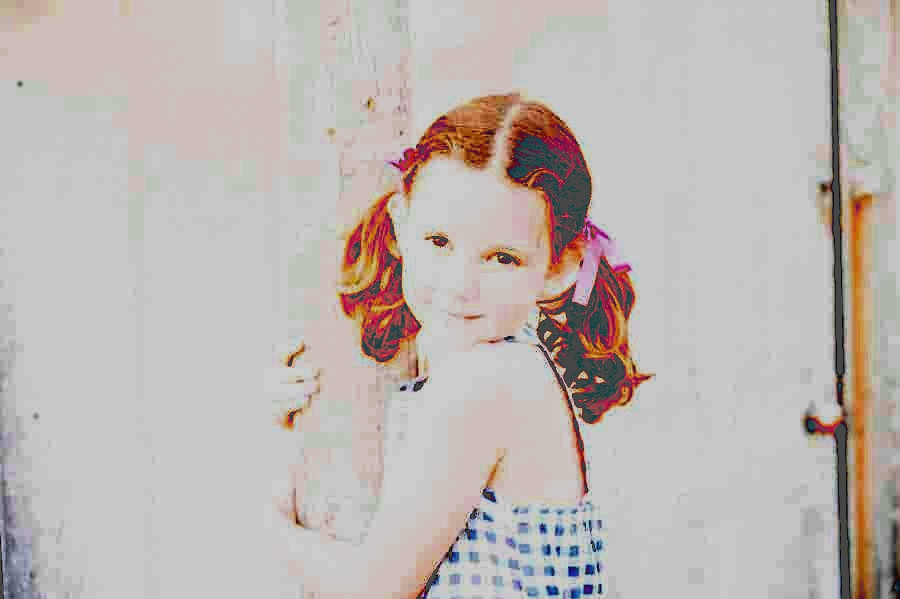
#> input picture imagens/overexposure_EDITrgb.jpg, 900 x 599 px, given in place of underexposure.jpg, which was not available
$ python dados_das_imagens.py
#> lines starting #> are read from the running program, lines starting #| are printed output that depends on the picture; long printed decimals are rounded; pictures that were not available may be replaced by others from this repository, and a replacement may not be noted
# Atividade feita seguindo instruções e o nome dado pela faculdade para cada imagem.

import cv2
import matplotlib.pyplot as plt

# Importando imagens ----------------------------->>>>>
IMAGE_PATH_ONE = "imagens/underexposure.jpg"
IMAGE_PATH_TWO = "imagens/overexposure.jpg"

img1 = cv2.imread(IMAGE_PATH_ONE)
#> img1 is the input picture: shape (599, 900, 3); mean B, G, R 178.9, 182.5, 190.1
img2 = cv2.imread(IMAGE_PATH_TWO)
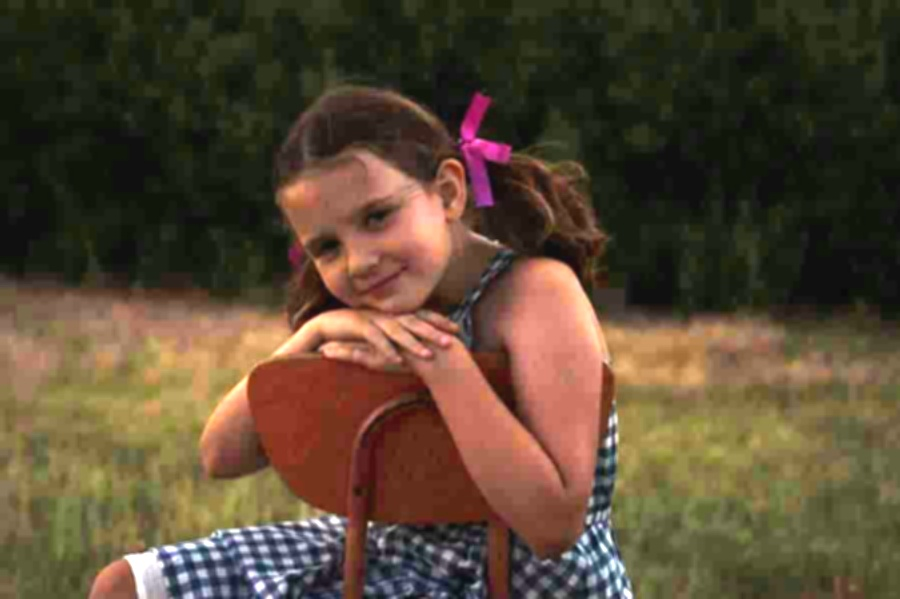
#> input picture imagens/underexposure_EDITrgb.jpg, 900 x 599 px, given in place of overexposure.jpg, which was not available
#> img2 is the input picture: shape (599, 900, 3); mean B, G, R 52.1, 72.7, 89.9


# Primeira imagem - Underexposure ----------------------------->>>>>

# Para RGB:
img_rgb1 = cv2.cvtColor(img1, cv2.COLOR_BGR2RGB)

# Salvando primeira imagem em RGB:
output_path = 'imagens/underexposure_rgb.jpg'
cv2.imwrite(output_path, img_rgb1)

# Criar a figura e os subplots:
fig1, axs1 = plt.subplots(2, 2, figsize=(10, 10))

# Exibição da primeira imagem RGB no subplot (0, 0):
axs1[0, 0].imshow(img_rgb1)
axs1[0, 0].set_title('Underexposure - RGB')
plt.subplot(2, 2, 1)

# Para Gray Scale:
img_gray1 = cv2.cvtColor(img1, cv2.COLOR_BGR2GRAY)
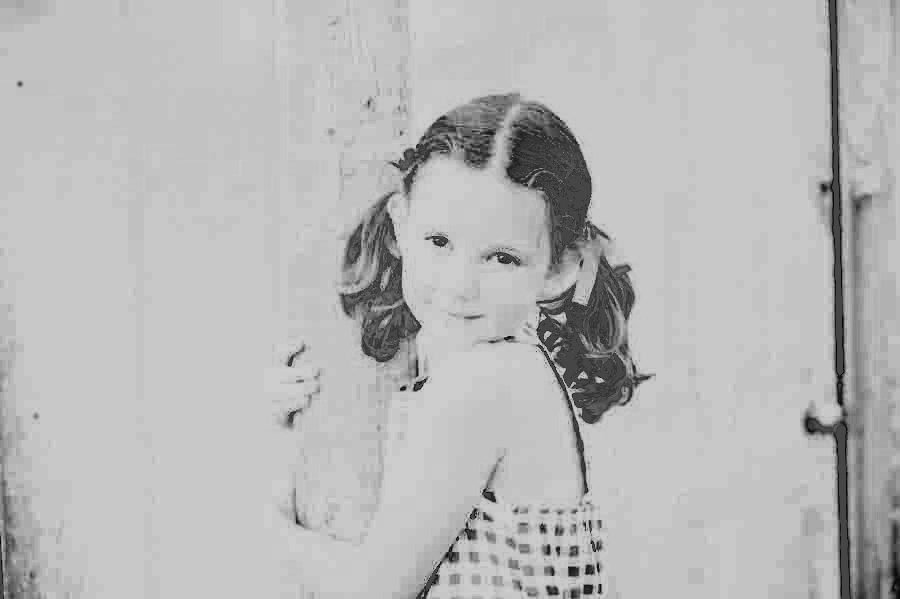
#> img_gray1: shape (599, 900); min 0, max 208, mean 184.3

# Exibição da primeira imagem GRAY no subplot (0, 1)
axs1[0, 1].imshow(img_gray1, cmap='gray')
axs1[0, 1].set_title('Underexposure - Grayscale')
plt.subplot(2, 2, 3)

# Salvando primeira imagem em GRAY:
output_path = 'imagens/underexposure_gray.jpg'
cv2.imwrite(output_path, img_gray1)

# Dados da imagem ----------------------------->>>>>
print("Imagem 1:")

# Média de iluminância:
imagem_cinza1 = img_gray1.mean()
#> imagem_cinza1 = 184.3
print("Média de iluminância/nível de cinza: ", imagem_cinza1)
#| Média de iluminância/nível de cinza:  184.343

# Quantidade de pixels:
height1, width1, channels = img1.shape
#> height1 = 599; width1 = 900; channels = 3
pixel_count1 = width1 * height1
#> pixel_count1 = 539100
print("Quantidade de pixels: ", pixel_count1, "Tamanho da imagem: ", width1, "X", height1)
#| Quantidade de pixels:  539100 Tamanho da imagem:  900 X 599

# Calcular o histograma:
range_hist = [0, 256]
hist1, bins1, _ = plt.hist(img_gray1.ravel(), bins=width1, range=range_hist)
#> hist1 = 900 values, max 197220 at index 703, min 0 at index 1, mean 599; bins1 = 901 values from 0 to 256

# Exibir o histograma no subplot (1, 0):
axs1[1, 0].plot(bins1[:-1], hist1)
axs1[1, 0].set_xlabel('Níveis de Cinza')
axs1[1, 0].set_ylabel('Contagem')
axs1[1, 0].set_title('Histograma da imagem 1')

# Remover os eixos dos subplots vazios
axs1[1, 1].axis('off')

# Ajustar o layout dos subplots
plt.tight_layout()


#Segunda imagem - Overexposure ----------------------------->>>>>

# Para RGB:
img_rgb2 = cv2.cvtColor(img2, cv2.COLOR_BGR2RGB)

# Salvando segunda imagem em RGB:
output_path = 'imagens/overexposure_rgb.jpg'
cv2.imwrite(output_path, img_rgb2)

# Criar a figura e os subplots:
fig2, axs2 = plt.subplots(2, 2, figsize=(10, 10))

# Exibição da segunda imagem RGB no subplot (0, 0):
axs2[0, 0].imshow(img_rgb2)
axs2[0, 0].set_title('Overexposure - RGB')
plt.subplot(2, 2, 1)

# Para Gray Scale:
img_gray2 = cv2.cvtColor(img2, cv2.COLOR_BGR2GRAY)
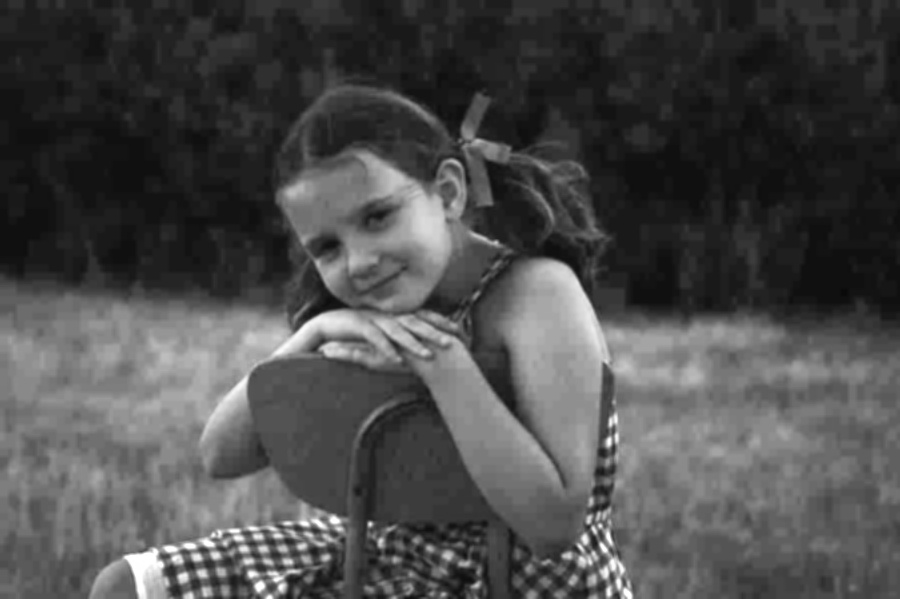
#> img_gray2: shape (599, 900); min 9, max 255, mean 75.6

# Exibição da segunda imagem GRAY no subplot (0, 1):
axs2[0, 1].imshow(img_gray2, cmap='gray')
axs2[0, 1].set_title('Overexposure - Grayscale')
plt.subplot(2, 2, 3)

# Salvando segunda imagem em GRAY:
output_path = 'imagens/overexposure_gray.jpg'
cv2.imwrite(output_path, img_gray2)

# Dados da imagem ----------------------------->>>>>
print("Imagem 2:")

# Média de iluminância:
imagem_cinza2 = img_gray2.mean()
#> imagem_cinza2 = 75.56
print("Média de iluminância/nível de cinza: ", imagem_cinza2)
#| Média de iluminância/nível de cinza:  75.557

# Quantidade de pixels:
height2, width2, channels = img2.shape
#> height2 = 599; width2 = 900
pixel_count2 = width2 * height2
#> pixel_count2 = 539100
print("Quantidade de pixels: ", pixel_count2, "Tamanho da imagem: ", width2, "X", height2)
#| Quantidade de pixels:  539100 Tamanho da imagem:  900 X 599

# Calcular o histograma:
range_hist = [0, 256]
hist2, bins2, _ = plt.hist(img_gray2.ravel(), bins=width2, range=range_hist)
#> hist2 = 900 values, max 31924 at index 87, min 0 at index 0, mean 599; bins2 = 901 values from 0 to 256

# Exibir o histograma no subplot (1, 0):
axs2[1, 0].plot(bins2[:-1], hist2)
axs2[1, 0].set_xlabel('Níveis de Cinza')
axs2[1, 0].set_ylabel('Contagem')
axs2[1, 0].set_title('Histograma da imagem 2')

# Remover os eixos dos subplots vazios
axs2[1, 1].axis('off')

# Ajustar o layout dos subplots
plt.tight_layout()

# Exibir a figura com os subplots
plt.show()
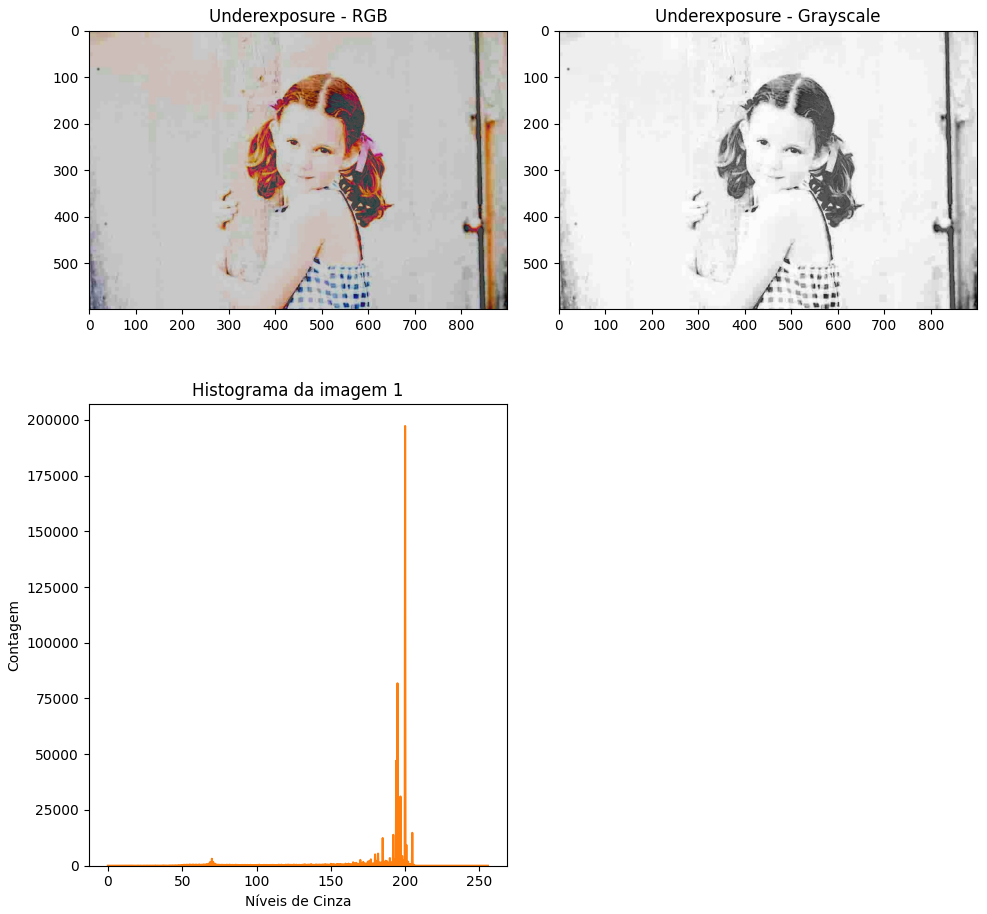
#> figure drawn by matplotlib, 3 panels; panel 3: tallest bar 197220 high, from x = 200 to 200.2; panel 3: curve peaks at x = 200, y = 197220
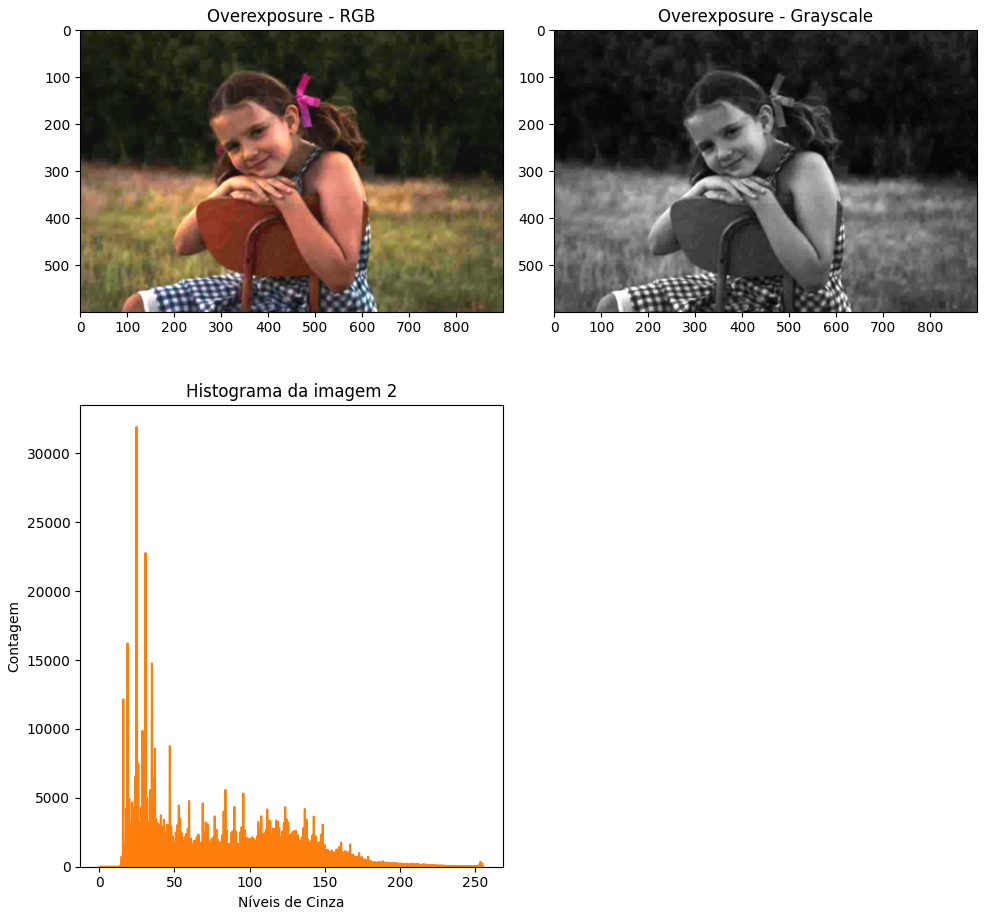
#> figure drawn by matplotlib, 3 panels; panel 3: tallest bar 31924 high, from x = 24.75 to 25.03; panel 3: curve peaks at x = 24.75, y = 31924
